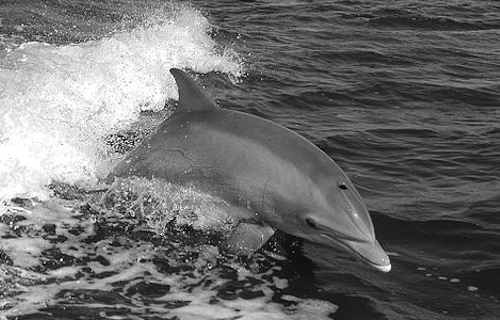
#> input picture CV-lecture-quizzes-python-master/2A-L1/images/dolphin.png, 500 x 320 px
$ python blend_2_images.py
#> lines starting #> are read from the running program, lines starting #| are printed output that depends on the picture
import cv2
import numpy as np


# Blend two images
def blend(a, b, alpha):
    """ Blends to images using a weight factor.
    Args:
        a (numpy.array): Image A.
        b (numpy.array): Image B.
        alpha (float): Weight factor.

    Returns:
        numpy.array: Blended Image.
    """
    return alpha * a + (1. - alpha) * b


dolphin = cv2.imread("../images/dolphin.png")
#> dolphin is the input picture: shape (320, 500, 3); min 0, max 255, mean 109.1
bicycle = cv2.imread("../images/bicycle.png")
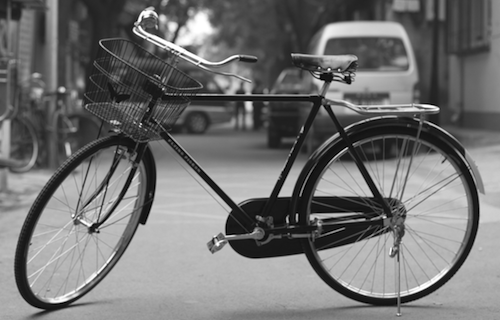
#> input picture CV-lecture-quizzes-python-master/2A-L1/images/bicycle.png, 500 x 320 px
#> bicycle is the input picture: shape (320, 500, 3); min 0, max 255, mean 114.2

result = blend(dolphin, bicycle, 0.75)
#> in blend, `return alpha * a + (1. - alpha) * b`:
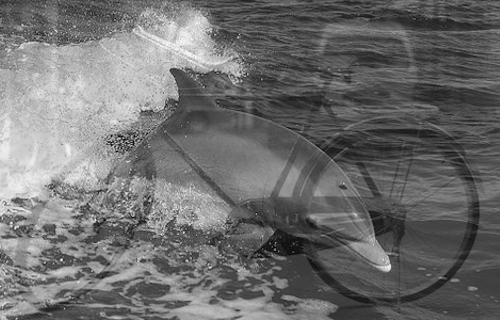
#> returned value: shape (320, 500, 3) float64; min 4, max 254.2, mean 110.3
cv2.imshow('Result', result.astype(np.uint8))
cv2.waitKey(0)
